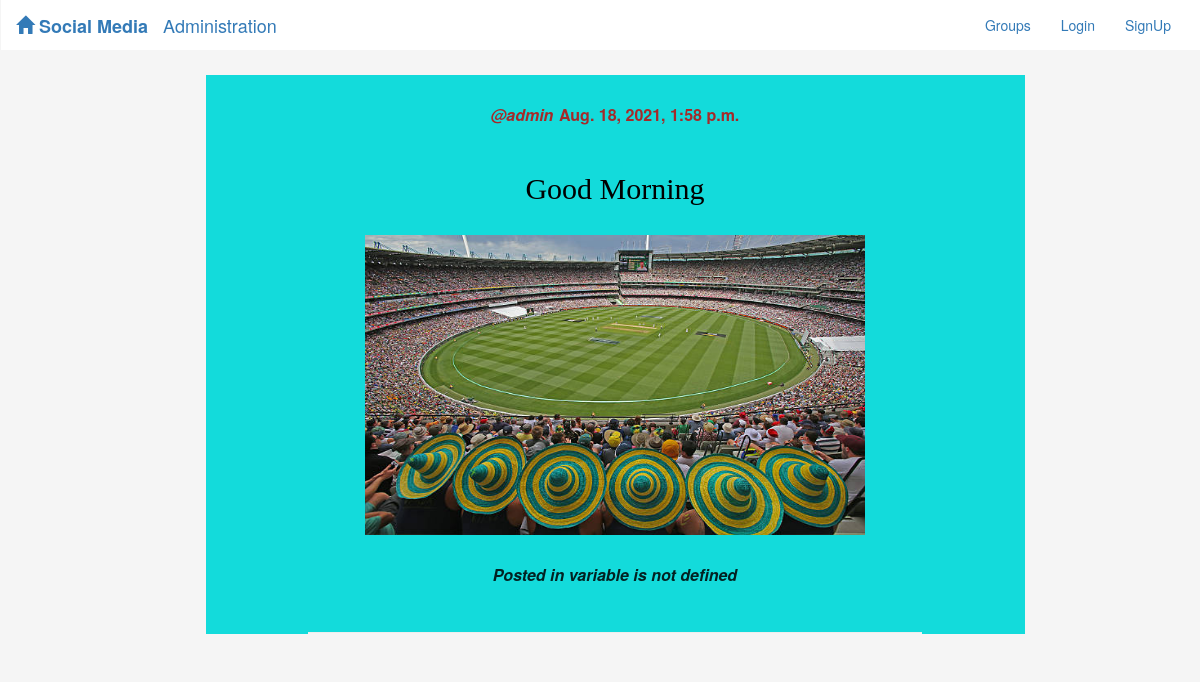
/posts/, run on the app's committed database.
### posts/models.py (models this page shows, shortened)
class Post(models.Model):
    user = models.ForeignKey(User, related_name='userposts',
                             on_delete=models.CASCADE)
    message = models.TextField()
    image = models.ImageField(upload_to='posts/images', blank=True, default='')
    created_at = models.DateTimeField(auto_now=True)
    group = models.ForeignKey(
        Group, related_name='groupposts', on_delete=models.CASCADE)
    liked = models.ManyToManyField(User, default=None, blank=True)
    temp = models.CharField(max_length=10, null=True, blank=True)
    objects = PostManager()
    class Meta:
        unique_together = ['user', 'message']

### accounts/models.py (models this page shows)
class CustomUser(AbstractUser):
    image = models.ImageField(
        upload_to='accounts/profile_pics', blank=True, default='default.jpg')

### posts/views.py (the view)
# urls.py: path('', views.PostList.as_view(), name='all'),
class PostList(SelectRelatedMixin, ListView):
    model = Post
    select_related = ('user', 'group')
    def get_queryset(self):
        print(self.kwargs)
        return super().get_queryset()
    def get_context_data(self, *args, **kwargs):
        context = super().get_context_data(**kwargs)
        return context

### posts/models.py (called while the page is built)
    def get_queryset(self):
        return PostQuerySet(model=self.model, using=self._db, hints=self._hints)

### posts/templates/posts/post_list.html
{% extends 'posts/post_base.html' %}
{% block post_content %}
    <div class="col-mod-4">
        {% for post in post_list  %}
        {% include 'posts/_post.html' %}
        {%empty%}
        <p>No Posts</p>
    {% endfor %}
    </div>
{% endblock post_content %}

### posts/templates/posts/_post.html (shortened to what this page needs)
<head>
</head>
<center>
    <div class="flex-container">
    <div class="card">
        <div class="card-header">
                <a style="color:brown;font-style: italic; font-size: medium;" href="{% url 'accounts:profile' pk=post.user.pk%}"><b>@{{post.user.username}}</b></h6></a>
            <time class="time">
                <a style="color: brown; font-size: medium;" href="{% url 'posts:single' username=post.user.username pk=post.pk %}"><b>{{post.created_at}}</b></a>
            </time>
        </div>
        <div class="card-body">
            <h2 style="color:black;font-family:cursive; margin-bottom: 30px;">{{post.message|safe}}</h2>
            {% if post.image %}
            <img src="{{ post.image.url }}" alt="" height="300" width="500">
            {% endif %}
        </div>
        <div class="card-footer">
            <p>
                <a style="color:rgba(0, 0, 0, 0.849); font-size:medium;font-style: italic; font-weight: lighter;" href="{% url 'groups:single' slug=post.group.slug%}"><b> Posted in {{post.group.names|default:'variable is not defined'}}</b>
                </a>
            </p>
        </div>
    <hr style="width: 75%;background-color: whitesmoke; color: red;height: 1px;">
</div>
</div>
</center>

### static/socialnetwork/css/master.css (style rules this page uses)
body { margin: 0; background-color: whitesmoke; color: black; overflow: scroll; }
.flex-container { background-color: rgb(19, 219, 219); width: 70%; margin: 5px; align-items: center; text-align: center; line-height: 75px; font-size: 20px; }

### data on the page
Post: user.username "admin", created_at "Aug. 18, 2021, 1:58 p.m.", message "Good Morning", image (picture), group.names "variable is not defined"
